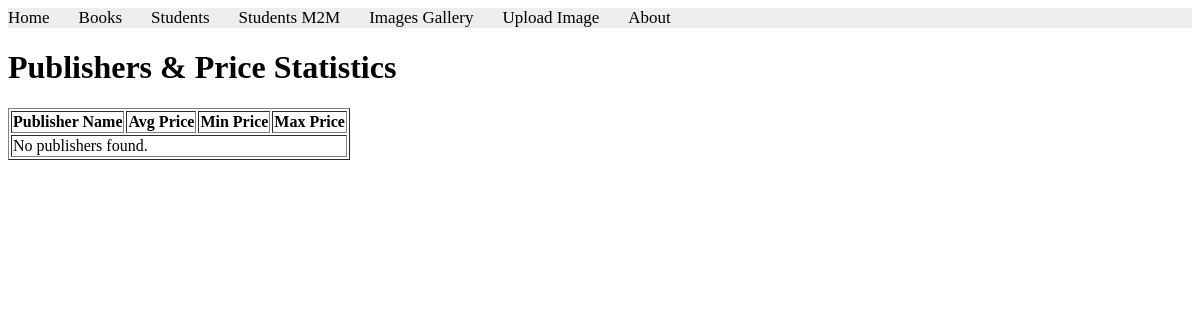
Page /books/lab9/task4/ on the earlier database version.
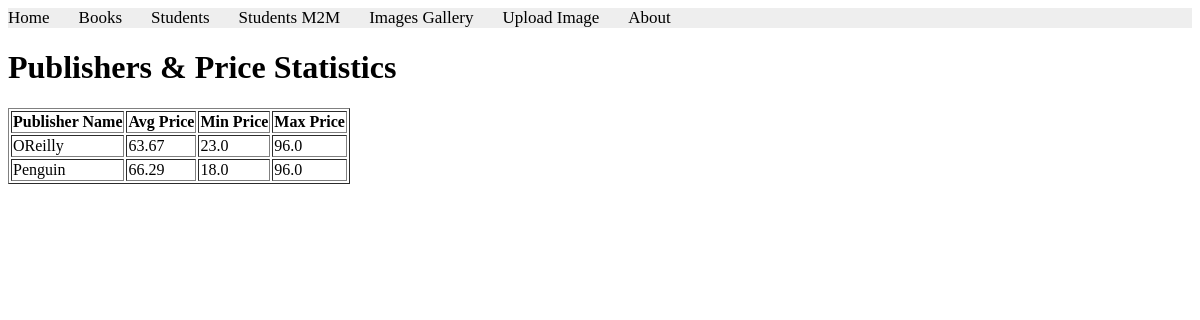
Same page on the later database version.
### apps/bookmodule/models.py (models this page shows)
class Publisher(models.Model):
    name = models.CharField(max_length=200)
    location = models.CharField(max_length=300)

### apps/bookmodule/views.py (the view)
# urls.py: path('lab9/task4/', views.lab9_task4, name='lab9_task4'),
def lab9_task4(request):
    publishers = Publisher.objects.annotate(
        avg_price=Avg('book__price'),
        min_price=Min('book__price'),
        max_price=Max('book__price')
    )
    return render(request, 'bookmodule/lab9_task4.html', {'publishers': publishers})

### apps/templates/bookmodule/lab9_task4.html (shortened to what this page needs)
{% extends "layouts/base.html" %}
{% block content %}
<h1>Publishers & Price Statistics</h1>
<table border="1">
    <tr>
        <th>Publisher Name</th>
        <th>Avg Price</th>
        <th>Min Price</th>
        <th>Max Price</th>
    </tr>
    {% for pub in publishers %}
    <tr>
        <td>{{ pub.name }}</td>
        <td>{{ pub.avg_price|floatformat:2|default:"0.00" }}</td>
        <td>{{ pub.min_price|default:"0.00" }}</td>
        <td>{{ pub.max_price|default:"0.00" }}</td>
    </tr>
    {% empty %}
    <tr>
        <td colspan="4">No publishers found.</td>
    </tr>
    {% endfor %}
</table>
{% endblock %}

Differences in the rows shown:
added Publisher: name "OReilly", avg_price "63.67", min_price "23.0", max_price "96.0"
added Publisher: name "Penguin", avg_price "66.29", min_price "18.0", max_price "96.0"
Other differences:
text no longer shown: "No publishers found."
